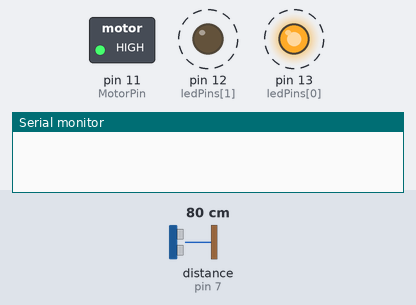
Recording of a sketch running on a simulated Arduino Uno, built with avr-gcc and run on an emulated ATmega328P. Shown: switched loads named in the sketch (green lamp = pin HIGH), output pins drawn as LEDs (lit = HIGH), the last lines printed to the serial monitor. Wiring (inferred from the names in the program): ultrasonic range finder: trigger pin 6; echo pin 7. Dashed ring = blinking. Inputs (shaded band) come from the test bench; at power-on: distance to the obstacle (sensor on pin 7) 80 cm. The echo pulse lasts 58.3 µs per cm; pins used as bus, display or sensor lines are not drawn.

Above: at 0.93 s.
1.3 s: distance to the obstacle (sensor on pin 7) set to 4 cm
4.3 s: distance to the obstacle (sensor on pin 7) set to 2 cm
At 5.3 s:
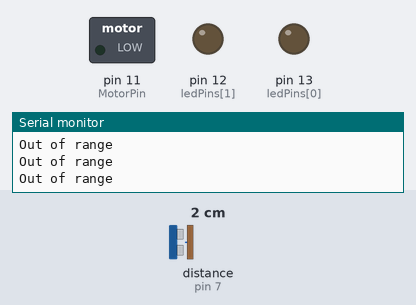
5.8 s: distance to the obstacle (sensor on pin 7) set to 9 cm
At 5.9 s:
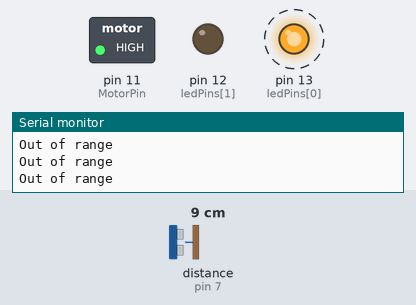
Timing chart, 0 to 14.8 s (numbered marks = the images above; inputs shaded):
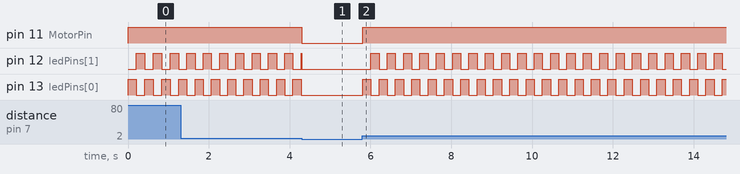

Measured:
- the behaviour switches between 3 and 2 cm on distance to the obstacle (sensor on pin 7) (found by bisection; images 0 and 1)
- after the input at 4.3 s, pin 11 (MotorPin): HIGH → LOW at once; pin 13 (ledPins[0]): stops changing and stays LOW
- after the input at 5.8 s, pin 11 (MotorPin): LOW → HIGH at once; pin 12 (ledPins[1]): alternates HIGH for 0.20 s and LOW for 0.20 s, starting after 0.21 s; pin 13 (ledPins[0]): alternates HIGH for 0.20 s and LOW for 0.20 s, starting at once
- by itself, pin 12 (ledPins[1]), pin 13 (ledPins[0]): alternates HIGH for 0.20 s and LOW for 0.20 s

The sketch:

Mouvement_Detector.ino
```cpp
int trigPin = 6; // HC-SR04 trigger pin
int echoPin = 7; // HC-SR04 echo pin
const int ledPins[2] = {13,12} ;
const int MotorPin = 11;
unsigned long timeOfSwitch = 0;
bool switching = false, led13 = true, led12 = false;
int switchTime = 200;
float duration, distance;
void setup()
{
  pinMode(ledPins[0],OUTPUT);
  pinMode(ledPins[1],OUTPUT);
  pinMode(MotorPin,OUTPUT);
 Serial.begin(9600); // define Serial output baud rate
 pinMode(trigPin, OUTPUT); // define trigger pin as output
}

void loop()
{
digitalWrite(echoPin, LOW); // set the echo pin LOW
 digitalWrite(trigPin, LOW); // set the trigger pin LOW
 delayMicroseconds(20);
 digitalWrite(trigPin, HIGH); // set the trigger pin HIGH for 10μs
 delayMicroseconds(100);
 digitalWrite(trigPin, LOW);
 duration = pulseIn(echoPin, HIGH); // measure the echo time (μs)
distance = (duration/2.0)*0.0343; // convert echo time to distance (cm)

if(distance>400 || distance<2) {
  Serial.println("Out of range");
  //timeOfSwitch = 0;
  digitalWrite(ledPins[0], LOW);
  digitalWrite(ledPins[1], LOW);
  digitalWrite(MotorPin, LOW);

}else{
  digitalWrite(MotorPin, HIGH);
  if(timeOfSwitch == 0){
    digitalWrite(ledPins[0], led13);
    digitalWrite(ledPins[1], led12);
    timeOfSwitch = millis();
    delay(2);
  }else if((millis() - timeOfSwitch) > switchTime){
    led13 = !led13;
    led12 = !led12;
    digitalWrite(ledPins[0], led13);
    digitalWrite(ledPins[1], led12);
    timeOfSwitch = 0;
  }
 }
}
```
